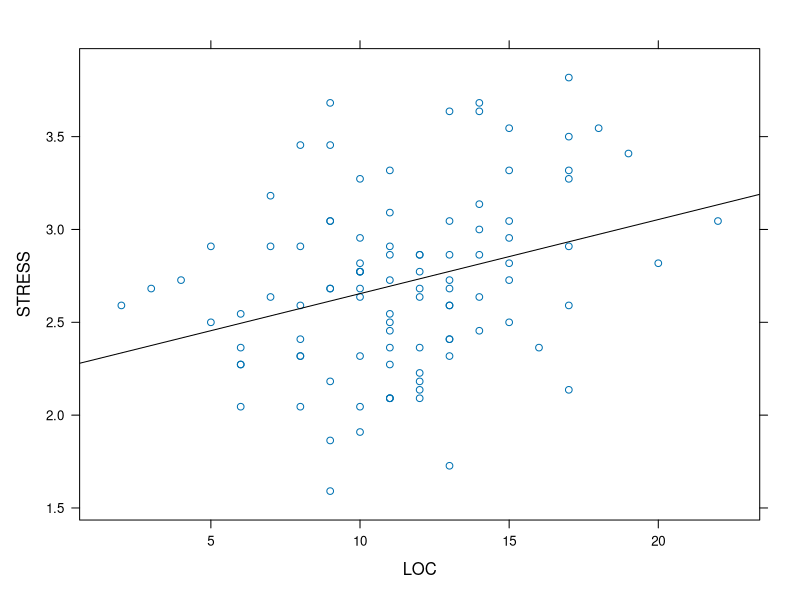
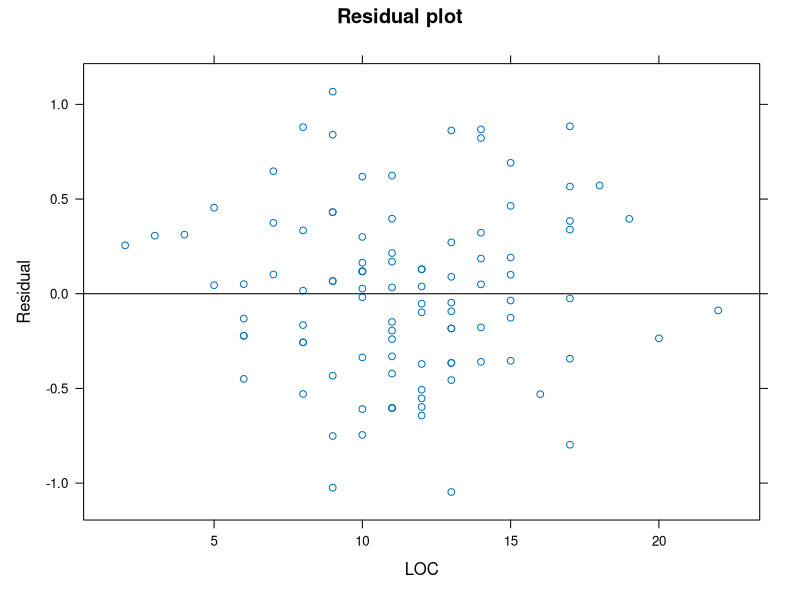

These charts were generated, in order, by the following R code:
job <- read.table(file = "loc.txt", header = TRUE) 
attach(job)
#a)
library(lattice)
xyplot(STRESS ~ LOC,
         data = job,
         panel = function(x, y){
           panel.xyplot(x, y)
           panel.lmline(x, y)
         })
 #b) correlation
cor(LOC, STRESS)
 #c), d), i) calculate linear regression and get results
job.lm = lm(STRESS ~ LOC)
summary(job.lm)

#e) calculate the residuals
job.resid = job.lm$res #Extract residuals obtained in job.lm operation

xyplot(job.resid ~ LOC,
         data = job,
         main="Residual plot",
         ylab = "Residual",
         panel = function(x, y){
           panel.xyplot(x, y)
           panel.abline(h = 0)
         })
# f)
# Calculate the histogram and qqplot on the residuals please see previous labs for this
# Note: this is a single sample
# Generate the 2-sided Confidence Interval (CI) for the parameters
#h)
confint(job.lm, level = 0.95)
#NOTE: This can also be done by hand from output of summary(job.lm) > # However, in this lab, you must use the code above.

